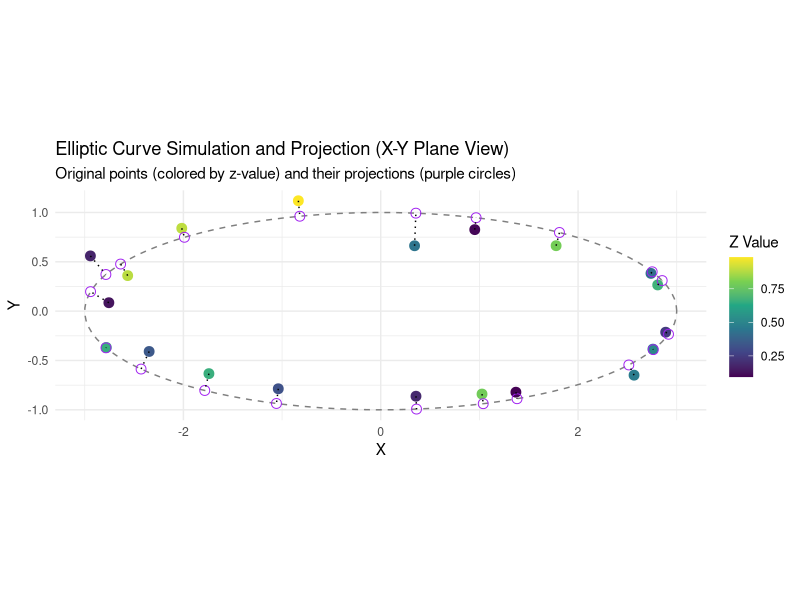

This chart was generated by the following R code:
## ---- chunk 1
# Set up knit environment
knitr::opts_chunk$set(echo = F)
knitr::opts_chunk$set(error = F)
knitr::opts_chunk$set(warning = F)
knitr::opts_chunk$set(message = F)
## ---- chunk 2
# Set random seed for reproducibility
set.seed(123)

# Parameters for the elliptic curve
a <- 3  # semi-major axis
b <- 1  # semi-minor axis

# Generate 5 points on an elliptic curve
n <- 20
theta <- seq(0, 2*pi, length.out = n+1)[1:n]  # equally spaced angles

# Generate points on the perfect ellipse
x_ellipse <- a * cos(theta)
y_ellipse <- b * sin(theta)

# Add Gaussian noise N(0,1) to create observed points
noise_sd <- 0.2
x_observed <- x_ellipse + rnorm(n, 0, noise_sd)
y_observed <- y_ellipse + rnorm(n, 0, noise_sd)

# Generate uniform(0,1) values for the z coordinate
z_values <- runif(n)

# Create the data frame
data <- data.frame(
  x = x_observed,
  y = y_observed,
  z = z_values
)
## ---- chunk 3
# Project a point onto the ellipse and return coordinates and angles
project_to_ellipse <- function(x, y, z, a, b) {
  # Starting guess for theta (x-y plane angle)
  theta_guess <- atan2(y/b, x/a)
  
  # Function to minimize: squared distance from (x,y,z) to a point on the ellipse
  distance_function <- function(theta) {
    ellipse_x <- a * cos(theta)
    ellipse_y <- b * sin(theta)
    ellipse_z <- 0 # Since our ellipse only lives in x,y space
    return(sqrt((x - ellipse_x)^2 + (y - ellipse_y)^2 + (z - ellipse_z)^2))
  }
  
  # Optimize to find the best theta
  result <- optimize(distance_function, c(0, 2*pi))
  theta_optimal <- result$minimum
  
  # Calculate projected coordinates
  x_proj <- a * cos(theta_optimal)
  y_proj <- b * sin(theta_optimal)
  z_proj <- 0
  
  # Calculate distance between original and projected point
  dist <- sqrt((x - x_proj)^2 + (y - y_proj)^2 + (z - z_proj)^2)
  
  # Calculate the second angle (phi) - elevation from x-y plane
  # This is the angle between the x-y plane and the line to the original point
  phi <- atan2(z, sqrt(x^2 + y^2))
  
  # Return the projected point coordinates, angles, and distance
  return(list(
    x_proj = x_proj,
    y_proj = y_proj,
    z_proj = z_proj,
    theta = theta_optimal,  # Azimuthal angle in x-y plane
    phi = phi,              # Elevation angle from x-y plane
    distance = dist
  ))
}

# Apply the projection to each point
projection_results <- lapply(1:n, function(i) {
  project_to_ellipse(data$x[i], data$y[i], data$z[i], a, b)
})

# Extract results into data frame
data$x_projected <- sapply(projection_results, function(res) res$x_proj)
data$y_projected <- sapply(projection_results, function(res) res$y_proj)
data$z_projected <- sapply(projection_results, function(res) res$z_proj)
data$projection_theta <- sapply(projection_results, function(res) res$theta)
data$projection_phi <- sapply(projection_results, function(res) res$phi)
data$projection_distance <- sapply(projection_results, function(res) res$distance)

# Print the data frame with projection information
head(data)
## ---- chunk 4
library(ggplot2)

# Create a dense set of points for drawing the perfect ellipse
theta_dense <- seq(0, 2*pi, length.out = 100)
ellipse_points <- data.frame(
  x = a * cos(theta_dense),
  y = b * sin(theta_dense)
)

# Create the plot
p <- ggplot() +
  # Draw the perfect ellipse
  geom_path(data = ellipse_points, aes(x = x, y = y), color = "gray50", linetype = "dashed") +
  # Draw the observed points with color based on z-value
  geom_point(data = data, aes(x = x, y = y, color = z), size = 3) +
  # Add a color scale for the z-values
  scale_color_viridis_c(name = "Z Value") +
  # Draw the projected points
  geom_point(data = data, aes(x = x_projected, y = y_projected), color = "purple", shape = 1, size = 3) +
  # Draw lines connecting observed points to their projections
  geom_segment(data = data, 
               aes(x = x, y = y, xend = x_projected, yend = y_projected),
               linetype = "dotted") +
  # Add labels and theme
  labs(title = "Elliptic Curve Simulation and Projection (X-Y Plane View)",
       subtitle = "Original points (colored by z-value) and their projections (purple circles)",
       x = "X", y = "Y") +
  theme_minimal() +
  coord_equal()  # Equal aspect ratio for proper ellipse visualization

# Display the plot
print(p)
## ---- chunk 5
# Create summary table
summary_table <- data.frame(
  Point = 1:n,
  Original_X = data$x,
  Original_Y = data$y,
  Original_Z = data$z,
  Projected_X = data$x_projected,
  Projected_Y = data$y_projected,
  Projected_Z = data$z_projected,
  Theta_Angle = data$projection_theta,  # Azimuthal angle in x-y plane
  Phi_Angle = data$projection_phi,      # Elevation angle from x-y plane
  Projection_Distance = data$projection_distance
)

# Print the summary table
head(summary_table)
